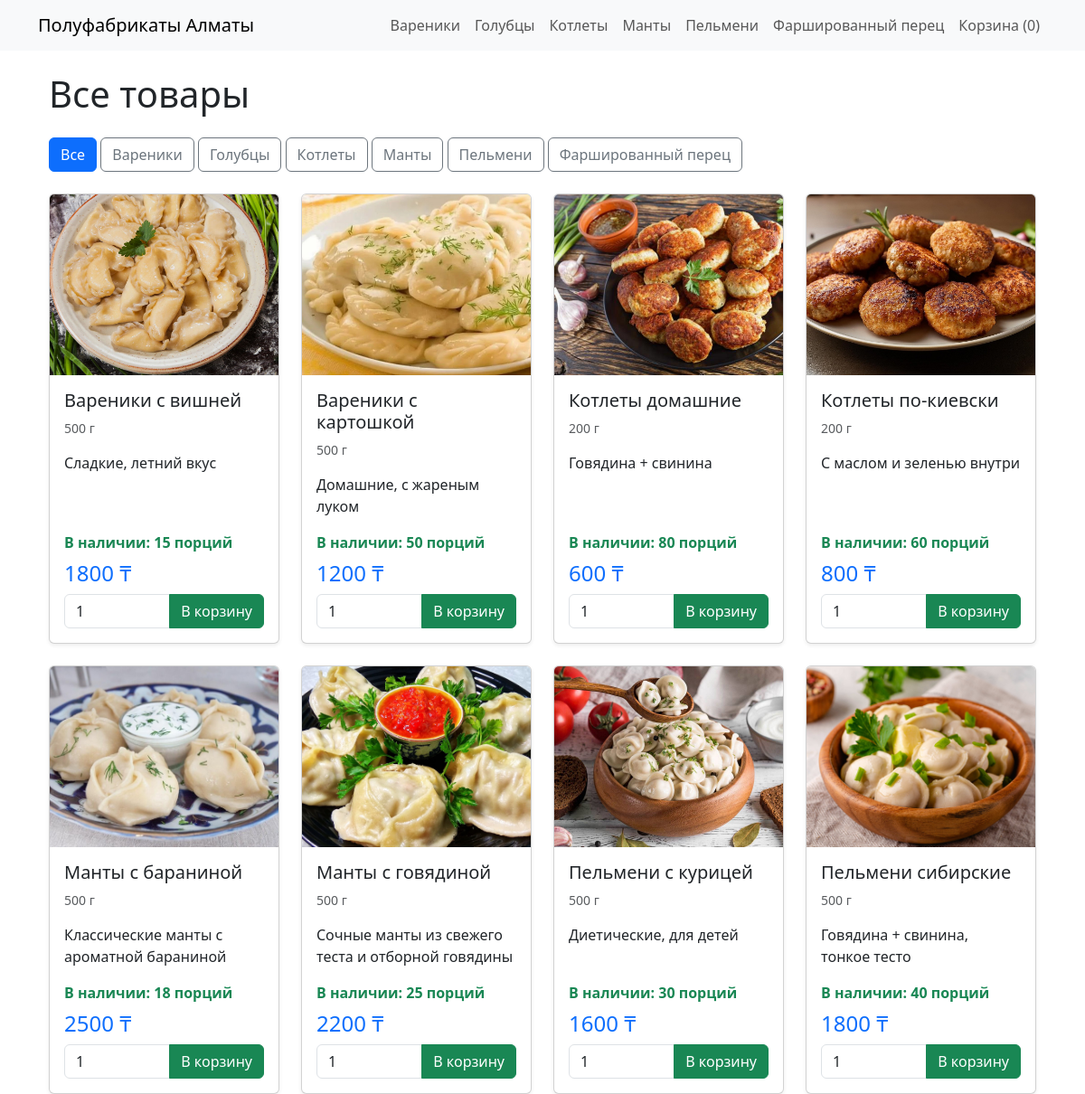
The page / on the database its author committed.
### shop/models.py (models this page shows, shortened)
class Category(models.Model):
    name = models.CharField('Название', max_length=100)
    slug = models.SlugField('ЧПУ (латиницей)', unique=True)
    class Meta:
        verbose_name = 'Категория'
        verbose_name_plural = 'Категории'          # ← будет в меню
        ordering = ['name']

class Product(models.Model):
    category = models.ForeignKey(Category, verbose_name='Категория', on_delete=models.CASCADE)
    name = models.CharField('Название товара', max_length=200)
    slug = models.SlugField('ЧПУ (латиницей)', unique=True)
    image = models.ImageField('Фото', upload_to='products/', blank=True)
    description = models.TextField('Описание')
    price = models.DecimalField('Цена (₸)', max_digits=10, decimal_places=0)
    weight = models.IntegerField('Вес (грамм)')
    available = models.BooleanField('В продаже', default=True)
    stock = models.PositiveIntegerField('Остаток на складе', default=0)
    class Meta:
        verbose_name = 'Товар'
        verbose_name_plural = 'Товары'             # ← будет в меню
        ordering = ['name']

### shop/views.py (the view)
# urls.py: path('', views.product_list, name='product_list'),
def product_list(request, category_slug=None):
    category = None
    categories = Category.objects.all()
    products = Product.objects.filter(available=True)
    if category_slug:
        category = get_object_or_404(Category, slug=category_slug)
        products = products.filter(category=category)
    return render(request, 'shop/product_list.html', {
        'category': category, 'categories': categories, 'products': products
    })

### shop/context_processors.py (called while the page is built)
def menu(request):
    return {'categories': Category.objects.all()}

### templates/shop/product_list.html (shortened to what this page needs)
{% extends 'base.html' %}
{% load static %}
{% block content %}
<div class="container">
    <h1 class="my-4">
        {% if category %}
            {{ category.name }}
        {% else %}
            Все товары
        {% endif %}
    </h1>
    <div class="mb-4">
        <a href="{% url 'shop:product_list' %}" class="btn {% if not category %}btn-primary{% else %}btn-outline-secondary{% endif %}">Все</a>
        {% for c in categories %}
            <a href="{{ c.get_absolute_url }}" class="btn {% if category == c %}btn-primary{% else %}btn-outline-secondary{% endif %}">
                {{ c.name }}
            </a>
        {% endfor %}
    </div>
    <div class="row row-cols-1 row-cols-md-3 row-cols-lg-4 g-4">
        {% for product in products %}
            <div class="col">
                <div class="card h-100 shadow-sm">
                    {% if product.image %}
                        <img src="{{ product.image.url }}" class="card-img-top" alt="{{ product.name }}" style="height: 200px; object-fit: cover;">
                    {% else %}
                        <div class="bg-light border d-flex align-items-center justify-content-center" style="height: 200px;">
                            <small class="text-muted">Фото скоро</small>
                        </div>
                    {% endif %}
                    <div class="card-body d-flex flex-column">
                        <h5 class="card-title">{{ product.name }}</h5>
                        <p class="card-text text-muted small">
                            {{ product.weight }} г
                        </p>
                        <p class="card-text flex-grow-1">
                            {{ product.description|truncatewords:15 }}
                        </p>
                        {% if product.stock > 0 %}
                            <p class="text-success fw-bold mb-2">
                                В наличии: <strong>{{ product.stock }}</strong> порций
                            </p>
                        {% else %}
                            <p class="text-danger fw-bold mb-2">Нет в наличии</p>
                        {% endif %}
                        <div class="mt-auto">
                            <div class="d-flex justify-content-between align-items-center mb-2">
                                <span class="h4 text-primary mb-0">{{ product.price }} ₸</span>
                            </div>
                            {% if product.stock > 0 %}
                                <form method="post" action="{% url 'cart:add' product.id %}">
                                    <div class="input-group">
                                        <input type="number" name="quantity" value="1" min="1" max="{{ product.stock }}"
                                               class="form-control" style="width: 70px;" required>
                                        <button type="submit" class="btn btn-success">
                                            В корзину
                                        </button>
                                    </div>
                                </form>
                            {% else %}
                                <button class="btn btn-secondary w-100" disabled>
                                    Нет в наличии
                                </button>
                            {% endif %}
                        </div>
                    </div>
                </div>
            </div>
        {% empty %}
            <div class="col-12">
                <div class="alert alert-info text-center">
                    Товаров пока нет. Загляните позже!
                </div>
            </div>
        {% endfor %}
    </div>
</div>
{% endblock %}

### templates/base.html (shortened to what this page needs)
<!DOCTYPE html>
<html lang="ru">
<head>
    <link href="https://cdn.jsdelivr.net/npm/bootstrap@5.3.0/dist/css/bootstrap.min.css" rel="stylesheet">
    {% load static %}
</head>
<body>
    <nav class="navbar navbar-expand-lg navbar-light bg-light">
        <div class="container">
            <a class="navbar-brand" href="{% url 'shop:product_list' %}">Полуфабрикаты Алматы</a>
            <div class="navbar-nav">
                {% for c in categories %}
                    <a class="nav-link" href="{{ c.get_absolute_url }}">{{ c.name }}</a>
                {% endfor %}
                <a class="nav-link" href="{% url 'cart:cart_detail' %}">Корзина ({{ request.session.cart|length }})</a>
            </div>
        </div>
    </nav>
    <div class="container mt-4">
        {% block content %}{% endblock %}
    </div>
</body>
</html>

### rows shown on the page
Category: name "Вареники"
Category: name "Голубцы"
Category: name "Котлеты"
Category: name "Манты"
Category: name "Пельмени"
Category: name "Фаршированный перец"
Product: image (picture), name "Вареники с вишней", weight "500", description "Сладкие, летний вкус", stock "15", price "1800"
Product: image (picture), name "Вареники с картошкой", weight "500", description "Домашние, с жареным луком", stock "50", price "1200"
Product: image (picture), name "Котлеты домашние", weight "200", description "Говядина + свинина", stock "80", price "600"
Product: image (picture), name "Котлеты по-киевски", weight "200", description "С маслом и зеленью внутри", stock "60", price "800"
Product: image (picture), name "Манты с бараниной", weight "500", description "Классические манты с ароматной бараниной", stock "18", price "2500"
Product: image (picture), name "Манты с говядиной", weight "500", description "Сочные манты из свежего теста и отборной говядины", stock "25", price "2200"
Product: image (picture), name "Пельмени с курицей", weight "500", description "Диетические, для детей", stock "30", price "1600"
Product: image (picture), name "Пельмени сибирские", weight "500", description "Говядина + свинина, тонкое тесто", stock "40", price "1800"

### other values the page prints
{{ request.session.cart|length }} "0"
